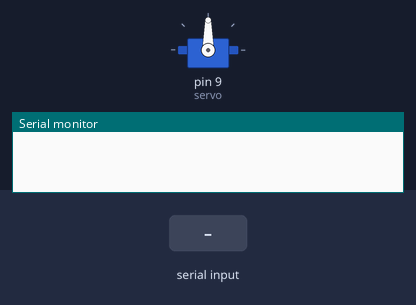
Bench run of a sketch on a simulated Arduino Uno, built with avr-gcc and run on an emulated ATmega328P. Shown: servo, the last lines printed to the serial monitor. Inputs (shaded band) come from the test bench.

Above: at 1.2 s.
1.3 s: "90,45\n" received over Serial
At 3.8 s:
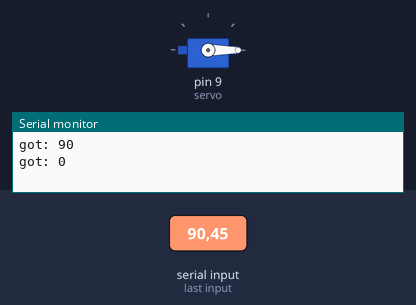
4.3 s: "30,150\n" received over Serial
At 5.8 s:
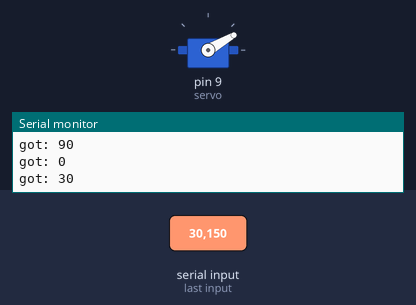
7.3 s: "200\n" received over Serial
At 8.8 s:
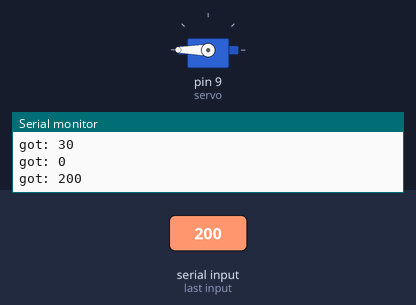
9.9 s: "1,90,45\n" received over Serial
At 12.0 s:
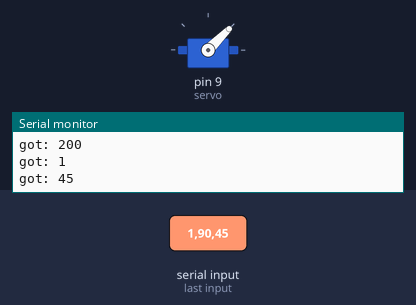
12.5 s: "0\n" received over Serial
At 14.0 s:
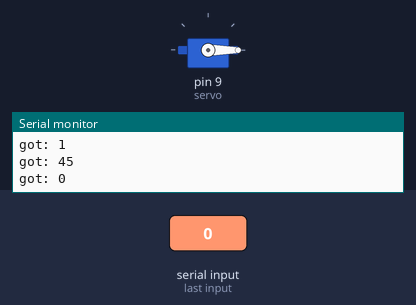
15.1 s: "90\n" received over Serial
At 17.2 s:
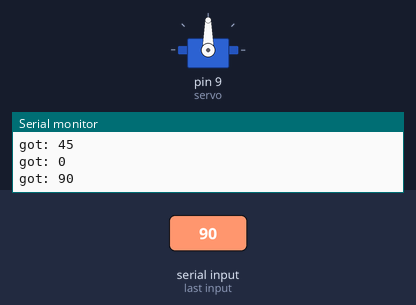
Timing chart, 0 to 18.7 s (numbered marks = the images above; inputs shaded):
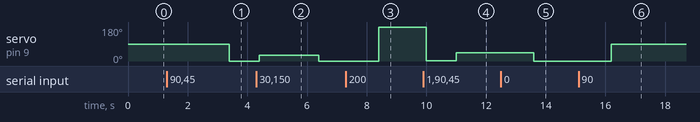

Measured:
- after the input at 1.3 s, servo on pin 9 (servo): 90° → 0° after 2.1 s
- after the input at 4.3 s, servo on pin 9 (servo): 0° → 30° after 0.10 s, → 0° 2.0 s later
- after the input at 7.3 s, servo on pin 9 (servo): 0° → 180° after 1.1 s
- after the input at 9.9 s, servo on pin 9 (servo): 180° → 1° after 0.10 s, → 45° 1.0 s later
- after the input at 12.5 s, servo on pin 9 (servo): 45° → 0° after 1.1 s
- after the input at 15.1 s, servo on pin 9 (servo): 0° → 90° after 1.1 s

The sketch:

serial_servo_set.ino
```cpp
#include <Servo.h>
Servo servo;
void setup() {
  Serial.begin(9600);
  //Servo on pin 9, change number to change pin
  servo.attach(9);
}

void loop() {
  //if no input Serial will return 0, which isn't what we want
  while(Serial.available()==0)
    delay(200);
  int angle = Serial.parseInt();
  Serial.parseInt();
  Serial.print("got: ");
  Serial.println(angle);
  servo.write(angle);
}
```
